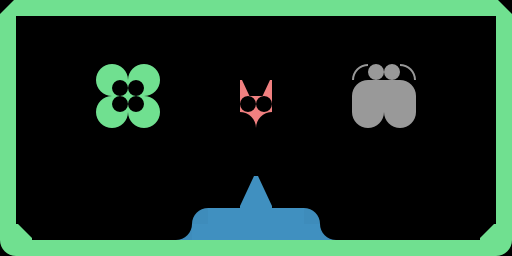

A 2D game scene composited from a Tiled map and its tileset images. What follows is a short description and the map's XML, with each tile layer's data collapsed to a summary:
An orthogonal 32x16 tile map with 16x16 px tiles, 1 tile layer (terrain) and 2 objects (2x player).

<map version="1.0" orientation="orthogonal" width="32" height="16" tilewidth="16" tileheight="16">
 <tileset firstgid="1" name="terrain" tilewidth="16" tileheight="16">
  <image source="../graphics/map/geo2.png" width="256" height="192" />
 </tileset>
 <layer name="terrain" width="32" height="16">
  <data>[512 cells, 154 non-empty, 30 distinct tile ids]</data>
 </layer>
 <objectgroup name="actors" width="32" height="16">
  <object name="player1" type="player" x="45" y="157" width="24" height="42" />
  <object name="player2" type="player" x="429" y="165" width="23" height="38" />
 </objectgroup>
</map>
